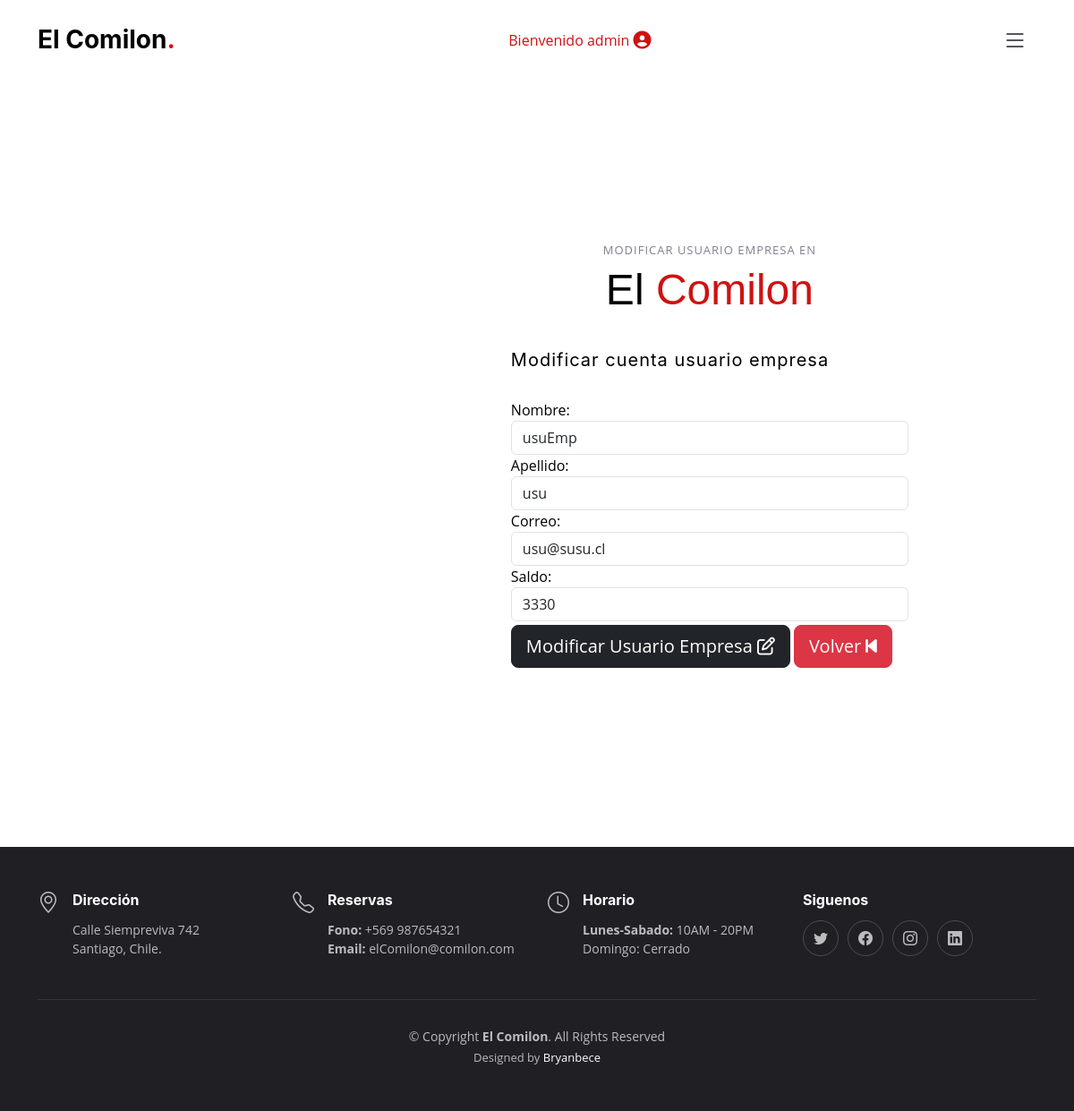
The page /modificar-usuario/2/ (signed in) on the database as committed earlier.
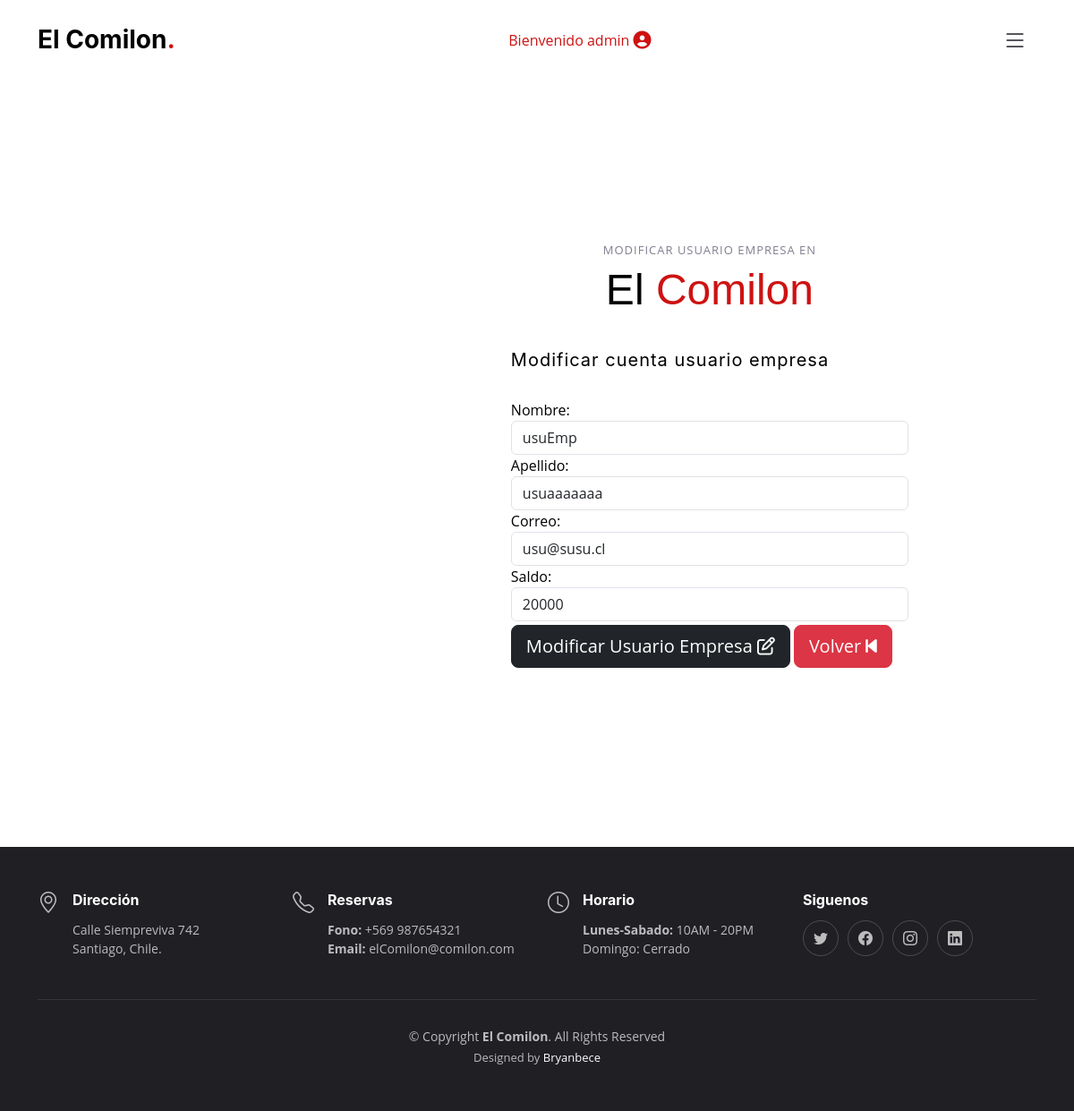
The same page on the database as committed later.
### appweb/models.py (models this page shows, shortened)
class usuarioEmpresa(models.Model):
    nombre = models.CharField(max_length=50)
    apellido = models.CharField(max_length=50)
    correo = models.EmailField()
    contrasena = models.CharField(max_length=50)
    saldo = models.IntegerField(default=0)
    empresa = models.ForeignKey(User, on_delete=models.CASCADE, null=True, blank=True)
    estado = models.IntegerField(choices=list_estado_usuarioEmpresa, default=0)

### appweb/views.py (the view, shortened to what this page needs)
# urls.py: path('modificar-usuario/<int:usuario_empresa_id>/', views.modificar_usuario_empresa, name='modificar_usuario'),
@login_required(login_url='/accounts/login')
def modificar_usuario_empresa(request, usuario_empresa_id):
    usuario_empresa = usuarioEmpresa.objects.get(id=usuario_empresa_id)
    data = {
        'usuario_empresa': usuario_empresa
    }
    return render(request, 'mantenedor/modificarUsuarioEmp.html', data)

### appweb/templates/mantenedor/modificarUsuarioEmp.html (shortened to what this page needs)
{% extends 'baseAdmin.html' %}
{% load static %}
{% block contenido %}
<section>
    <div class="container py-5 h-100">
        <div class="row d-flex justify-content-center align-items-center h-100">
            <div class="col col-xl-10">
                <div>
                    <div class="row g-0">
                        <div class="col-md-6 col-lg-5 d-none d-md-block">
                        </div>
                        <div class="col-md-6 col-lg-7 d-flex align-items-center">
                            <div class="card-body p-4 p-lg-5 text-black">
                                <form class="row" id="RegisterForm" action="" method="POST">
                                    <div class="section-header">
                                        <h2>Modificar Usuario Empresa en</h2>
                                        <p>El <span>Comilon</span></p>
                                    </div>
                                    <h5 class="fw-normal mb-3 pb-3" style="letter-spacing: 1px">
                                        Modificar cuenta usuario empresa
                                    </h5>
                                    <div class="form-group">
                                        <label for="nombre">Nombre:</label>
                                        <input type="text" class="form-control" name="nombre" value="{{ usuario_empresa.nombre }}" required>
                                    </div>
                                    <div class="form-group">
                                        <label for="apellido">Apellido:</label>
                                        <input type="text" class="form-control" name="apellido" value="{{ usuario_empresa.apellido }}" required>
                                    </div>
                                    <div class="form-group">
                                        <label for="correo">Correo:</label>
                                        <input type="email" class="form-control" name="correo" value="{{ usuario_empresa.correo }}" required>
                                    </div>
                                    <div class="form-group">
                                        <label for="saldo">Saldo:</label>
                                        <input type="number" class="form-control" name="saldo" value="{{ usuario_empresa.saldo }}" required>
                                    </div>
                                    <div class="pt-1 mb-4">
                                        <button class="btn btn-dark btn-lg btn-block" type="submit">
                                            Modificar Usuario Empresa
                                            <i class="fa-regular fa-pen-to-square"></i>
                                        </button>
                                        <a href="{% url 'perfilEmpresa' %}" class="btn btn-danger btn-lg btn-block">Volver <i class="fa-solid fa-backward-step"></i></a>
                                    </div>
                                </form>
                            </div>
                        </div>
                    </div>
                </div>
            </div>
        </div>
    </div>
</section>
{% endblock %}

Rows that differ between the two databases and show on the page:
changed usuarioEmpresa "usuEmp": apellido "usu" → "usuaaaaaaa"; saldo "3330" → "20000"
